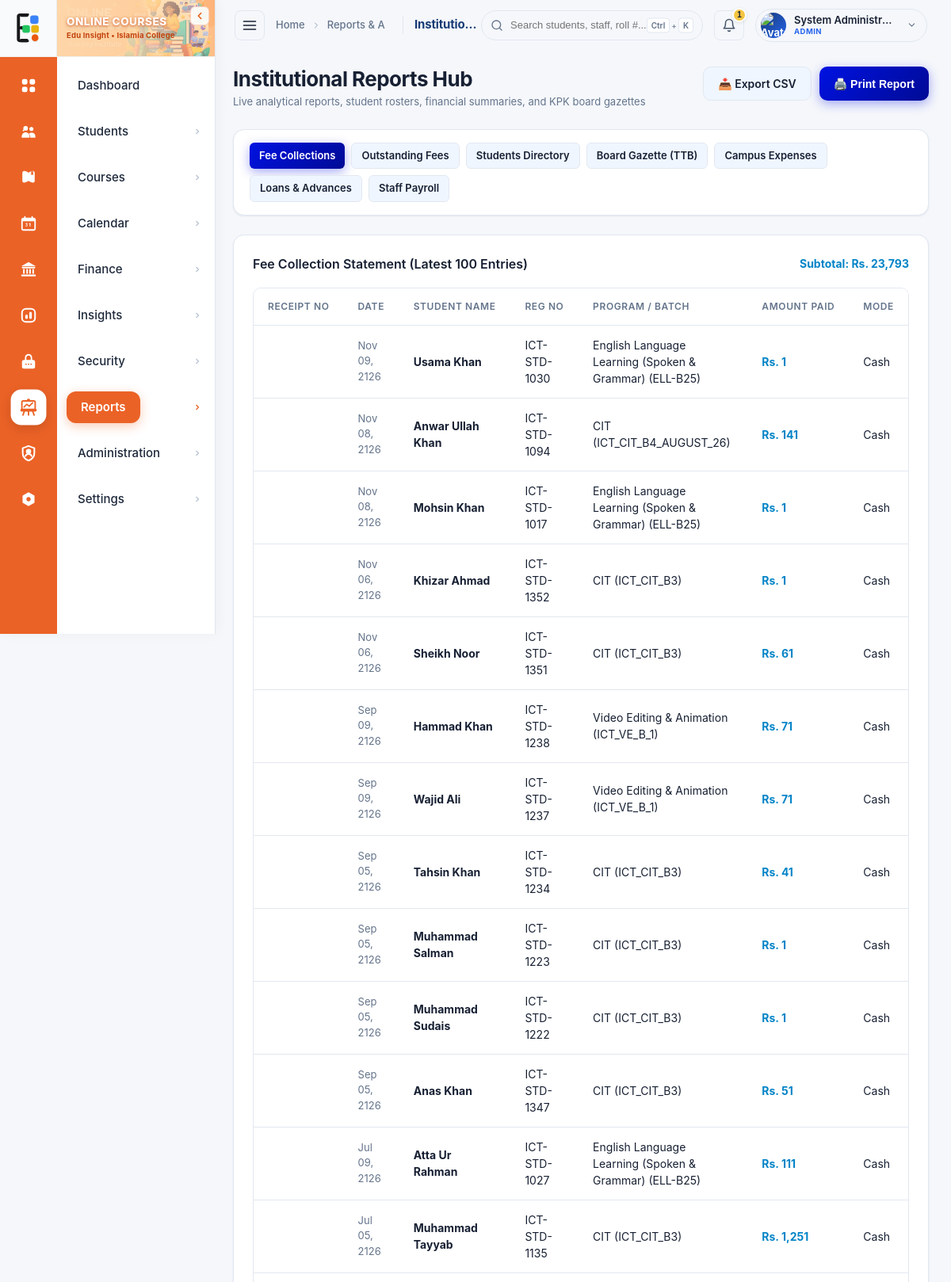
Page /modules/reports/index.php (signed in, upper part) on the committed database.
### tables this page shows
CREATE TABLE `fee_transactions` (
    `id` INT AUTO_INCREMENT PRIMARY KEY,
    `enrollment_id` INT NOT NULL,
    `semester` TINYINT DEFAULT 1,
    `installment_no` TINYINT DEFAULT 1,
    `receipt_no` VARCHAR(50) NULL,
    `receipt_voucher_no` VARCHAR(50) NULL,
    `amount_paid` DECIMAL(10,2) NOT NULL DEFAULT 0.00,
    `due_amount` DECIMAL(10,2) NOT NULL DEFAULT 0.00,
    `fine_amount` DECIMAL(10,2) NOT NULL DEFAULT 0.00,
    `discount_amount` DECIMAL(10,2) NOT NULL DEFAULT 0.00,
    `payment_date` DATE NULL,
    `payment_method` VARCHAR(50) NOT NULL DEFAULT 'cash',
    `payment_mode` VARCHAR(50) NOT NULL DEFAULT 'cash',
    `reference_no` VARCHAR(100) NULL,
    `bank_name` VARCHAR(100) NULL,
    `cheque_date` DATE NULL,
    `received_by` VARCHAR(100) NULL,
    `remarks` VARCHAR(255) NULL,
    `is_cancelled` TINYINT(1) NOT NULL DEFAULT 0,
    `cancellation_reason` VARCHAR(255) NULL,
    `cancelled_by` VARCHAR(100) NULL,
    `cancelled_at` DATETIME NULL,
    `created_at` TIMESTAMP DEFAULT CURRENT_TIMESTAMP,
    CONSTRAINT `fk_tx_enrollment` FOREIGN KEY (`enrollment_id`) REFERENCES `enrollments` (`id`) ON DELETE RESTRICT,
    INDEX `idx_tx_payment_date` (`payment_date`),
    INDEX `idx_fee_receipt_no` (`receipt_no`)
);

CREATE TABLE `students` (
    `id` INT AUTO_INCREMENT PRIMARY KEY,
    `student_reg_no` VARCHAR(50) NOT NULL UNIQUE,
    `full_name` VARCHAR(150) NOT NULL,
    `father_name` VARCHAR(150) NULL,
    `contact_number` VARCHAR(30) NULL,
    `secondary_contact` VARCHAR(30) NULL,
    `cnic` VARCHAR(25) NULL,
    `date_of_birth` DATE NULL,
    `email` VARCHAR(100) NULL,
    `address` VARCHAR(255) NULL,
    `created_at` TIMESTAMP DEFAULT CURRENT_TIMESTAMP,
    `updated_at` TIMESTAMP DEFAULT CURRENT_TIMESTAMP ON UPDATE CURRENT_TIMESTAMP,
    INDEX `idx_student_name` (`full_name`),
    INDEX `idx_student_contact` (`contact_number`)
);

CREATE TABLE `courses` (
    `department_id` INT NULL,
    `id` INT AUTO_INCREMENT PRIMARY KEY,
    `course_code` VARCHAR(50) NOT NULL UNIQUE,
    `course_name` VARCHAR(150) NOT NULL,
    `category` VARCHAR(100) NOT NULL DEFAULT 'General',
    `duration` VARCHAR(50) NULL,
    `standard_fee` DECIMAL(10,2) NOT NULL DEFAULT 0.00,
    `ttb_exam_fee` DECIMAL(10,2) NOT NULL DEFAULT 0.00,
    `description` TEXT NULL,
    `created_at` TIMESTAMP DEFAULT CURRENT_TIMESTAMP,
    INDEX `idx_course_category` (`category`)
);

CREATE TABLE `batches` (
    `id` INT AUTO_INCREMENT PRIMARY KEY,
    `batch_code` VARCHAR(50) NOT NULL UNIQUE,
    `batch_name` VARCHAR(150) NOT NULL,
    `course_id` INT NOT NULL,
    `start_date` DATE NULL,
    `end_date` DATE NULL,
    `status` ENUM('active', 'completed', 'upcoming') NOT NULL DEFAULT 'active',
    `created_at` TIMESTAMP DEFAULT CURRENT_TIMESTAMP,
    CONSTRAINT `fk_batch_course` FOREIGN KEY (`course_id`) REFERENCES `courses` (`id`) ON DELETE RESTRICT,
    INDEX `idx_batch_status` (`status`)
);

### includes/auth.php (called while the page is built, shortened)
<?php
function getCurrentUser(): ?array {
    return [
        'id'                 => (int)$_SESSION['user_id'],
        'username'           => $_SESSION['username'] ?? '',
        'full_name'          => $_SESSION['full_name'] ?? '',
        'email'              => $_SESSION['email'] ?? '',
        'phone'              => $_SESSION['phone'] ?? '',
        'role'               => $_SESSION['role'] ?? 'staff',
        'profile_photo'      => $_SESSION['profile_photo'] ?? null,
        'privacy_hide_phone' => (int)($_SESSION['privacy_hide_phone'] ?? 0),
        'privacy_hide_email' => (int)($_SESSION['privacy_hide_email'] ?? 0)
    ];
}

### modules/reports/index.php (the view, shortened to what this page needs)
<?php
require_once __DIR__ . '/../../includes/auth.php';
$reportType = $_GET['type'] ?? 'fees';
require_once __DIR__ . '/../../includes/header.php';
?>
<div class="page-header">
    <div>
        <h1 class="page-title">Institutional Reports Hub</h1>
        <p class="page-breadcrumb">Live analytical reports, student rosters, financial summaries, and KPK board gazettes</p>
    </div>
    <div style="display: flex; gap: 10px;">
        <a href="?export=csv&type=<?= urlencode($reportType) ?>" class="btn btn-glass">
            <span>📥 Export CSV</span>
        </a>
        <button type="button" class="btn btn-primary" onclick="window.print()">
            <span>🖨️ Print Report</span>
        </button>
    </div>
</div>
<div class="glass-card" style="padding: 16px 20px; margin-bottom: 24px;">
    <div style="display: flex; gap: 8px; flex-wrap: wrap;">
        <a href="?type=fees" class="btn btn-sm <?= $reportType === 'fees' ? 'btn-primary' : 'btn-glass' ?>">Fee Collections</a>
        <a href="?type=dues" class="btn btn-sm <?= $reportType === 'dues' ? 'btn-primary' : 'btn-glass' ?>">Outstanding Fees</a>
        <a href="?type=students" class="btn btn-sm <?= $reportType === 'students' ? 'btn-primary' : 'btn-glass' ?>">Students Directory</a>
        <a href="?type=board" class="btn btn-sm <?= $reportType === 'board' ? 'btn-primary' : 'btn-glass' ?>">Board Gazette (TTB)</a>
        <?php if (in_array($userRole, ['admin', 'accountant'])): ?>
            <a href="?type=expenses" class="btn btn-sm <?= $reportType === 'expenses' ? 'btn-primary' : 'btn-glass' ?>">Campus Expenses</a>
            <a href="?type=loans" class="btn btn-sm <?= $reportType === 'loans' ? 'btn-primary' : 'btn-glass' ?>">Loans & Advances</a>
        <?php endif; ?>
        <?php if ($userRole === 'admin'): ?>
            <a href="?type=payroll" class="btn btn-sm <?= $reportType === 'payroll' ? 'btn-primary' : 'btn-glass' ?>">Staff Payroll</a>
        <?php endif; ?>
    </div>
</div>
<div class="glass-card">
    <?php if ($reportType === 'fees'):
        $feeData = $pdo->query("
            SELECT f.*, s.student_reg_no, s.full_name, c.course_name, b.batch_code
            FROM fee_transactions f
            JOIN enrollments e ON f.enrollment_id = e.id
            JOIN students s ON e.student_id = s.id
            JOIN batches b ON e.batch_id = b.id
            JOIN courses c ON b.course_id = c.id
            WHERE f.is_cancelled = 0
            ORDER BY f.payment_date DESC, f.id DESC
            LIMIT 100
        ")->fetchAll();
        $sumFee = array_sum(array_column($feeData, 'amount_paid'));
    ?>
        <div style="display: flex; justify-content: space-between; align-items: center; margin-bottom: 18px;">
            <h3 class="card-title">Fee Collection Statement (Latest 100 Entries)</h3>
            <span style="font-size: 14px; color: var(--accent-emerald); font-weight: 700;">Subtotal: Rs. <?= number_format($sumFee, 0) ?></span>
        </div>
        <div class="table-responsive">
            <table class="data-table">
                <thead>
                    <tr>
                        <th>Receipt No</th>
                        <th>Date</th>
                        <th>Student Name</th>
                        <th>Reg No</th>
                        <th>Program / Batch</th>
                        <th>Amount Paid</th>
                        <th>Mode</th>
                    </tr>
                </thead>
                <tbody>
                    <?php foreach ($feeData as $r): ?>
                        <tr>
                            <td><strong style="color: var(--primary-light); font-family: monospace;"><?= htmlspecialchars($r['receipt_no']) ?></strong></td>
                            <td style="color: var(--text-muted); font-size: 13px;"><?= date('M d, Y', strtotime($r['payment_date'])) ?></td>
                            <td><strong><?= htmlspecialchars($r['full_name']) ?></strong></td>
                            <td><?= htmlspecialchars($r['student_reg_no']) ?></td>
                            <td><?= htmlspecialchars($r['course_name']) ?> (<?= htmlspecialchars($r['batch_code']) ?>)</td>
                            <td><strong style="color: var(--accent-emerald);">Rs. <?= number_format((float)$r['amount_paid'], 0) ?></strong></td>
                            <td><span style="text-transform: capitalize;"><?= htmlspecialchars($r['payment_method']) ?></span></td>
                        </tr>
                    <?php endforeach; ?>
                </tbody>
            </table>
        </div>
    <?php endif; ?>
</div>
<?php require_once __DIR__ . '/../../includes/footer.php'; ?>

### assets/css/futuristic_glass.css (style rules this page uses)
:root, [data-theme="light"], [data-theme="clean-blue"], [data-theme="royal-blue"], [data-theme="teal"], [data-theme="purple"], [data-theme="navy-cyan"], [data-theme="slate-blue"], [data-theme="green"], [data-theme="warm"] { --bg-base: #F5F7FB; --bg-surface: #FFFFFF; --bg-card: #FFFFFF; --bg-card-hover: #F8FAFC; --bg-card-subtle: #EFF6FF; --bg-input: #FFFFFF; --bg-input-focus: #FFFFFF; --border-card: #E2E8F0; --border-card-hover: #2563EB; --border-input: #E2E8F0; --border-focus: #2563EB; --primary: #173B75; --primary-light: #2563EB; --primary-dark: #0F274F; --secondary: #2563EB; --accent: #F4C542; --accent-yellow: #F4C542; --accent-gold: #EAB308; --accent-sky: #93C5FD; --accent-royal: #173B75; --accent-emerald: #0284C7; --accent-amber: #F59E0B; --accent-rose: #EF4444; --accent-indigo: #173B75; --accent-purple: #2563EB; --text-primary: #172033; --text-secondary: #475569; --text-muted: #64748B; --text-dim: #94A3B8; --sidebar-width: 272px; --sidebar-collapsed-width: 72px; --sidebar-orange: #eb6226; --sidebar-orange-dark: #d45119; --sidebar-orange-hover: #ff7841; --sidebar-orange-light: #fef0ea; --header-height: 64px; --radius-sm: 6px; --radius-md: 10px; --radius-lg: 14px; --radius-xl: 18px; --radius-full: 9999px; --shadow-sm: 0 1px 3px rgba(23, 59, 117, 0.05), 0 1px 2px rgba(15, 23, 42, 0.04); --shadow-md: 0 4px 14px -2px rgba(23, 59, 117, 0.08), 0 2px 6px -2px rgba(15, 23, 42, 0.04); --shadow-lg: 0 12px 28px -4px rgba(23, 59, 117, 0.12), 0 4px 10px -2px rgba(15, 23, 42, 0.05); --shadow-focus: 0 0 0 3px rgba(37, 99, 235, 0.18); --transition: all 0.2s cubic-bezier(0.16, 1, 0.3, 1); }
* { box-sizing: border-box; margin: 0; padding: 0; }
html { overflow-x: hidden; scrollbar-gutter: stable; }
body { font-family: -apple-system, BlinkMacSystemFont, "Segoe UI", Roboto, "Helvetica Neue", Arial, sans-serif; background-color: var(--bg-base); color: var(--text-primary); min-height: 100vh; font-size: 13.5px; line-height: 1.5; -webkit-font-smoothing: antialiased; overflow-x: hidden; width: 100%; }
.dash-hero, .dash-kpi-grid, .dash-charts-grid, .dash-ops-grid, .glass-card { width: 100%; box-sizing: border-box; }
.page-header { display: flex; align-items: flex-start; justify-content: space-between; margin-bottom: 24px; flex-wrap: wrap; gap: 16px; }
.page-title { font-size: 26px; font-weight: 700; color: var(--text-primary); letter-spacing: -0.02em; line-height: 1.2; }
.page-breadcrumb { font-size: 13px; color: var(--text-muted); margin-top: 4px; }
.card-title { font-size: 16px; font-weight: 600; color: var(--text-primary); }
.glass-card { background: var(--bg-card); border: 1px solid var(--border-card); border-radius: var(--radius-lg); padding: 24px; box-shadow: var(--shadow-sm); position: relative; overflow: hidden; transition: var(--transition); }
.btn { display: inline-flex; align-items: center; justify-content: center; gap: 8px; padding: 10px 18px; border-radius: var(--radius-md); font-size: 14px; font-weight: 600; text-decoration: none; cursor: pointer; border: none; min-height: 42px; transition: var(--transition); }
.btn-primary { background: linear-gradient(135deg, #0012E2 0%, #000B94 100%); color: #ffffff; box-shadow: 0 4px 14px rgba(0, 18, 226, 0.35); }
.btn-glass { background: var(--bg-card-subtle); border: 1px solid var(--border-input); color: var(--text-primary); }
.btn-sm { padding: 6px 12px; font-size: 13px; min-height: 32px; border-radius: var(--radius-sm); }
.table-responsive { width: 100%; max-width: 100%; overflow-x: hidden; border-radius: var(--radius-md); border: 1px solid var(--border-card); box-sizing: border-box; scrollbar-width: none; -ms-overflow-style: none; }
.data-table { width: 100%; border-collapse: collapse; text-align: left; font-size: 14px; }
.data-table th { background: var(--bg-surface); color: var(--text-muted); font-weight: 600; font-size: 12px; text-transform: uppercase; letter-spacing: 0.05em; padding: 14px 18px; border-bottom: 1px solid var(--border-card); white-space: nowrap; }
.data-table td { padding: 14px 18px; border-bottom: 1px solid var(--border-card); color: var(--text-primary); vertical-align: middle; }
.page-header, .dash-hero, .dash-hero-actions, .filter-bar { position: relative; z-index: 20; }

### assets/css/edu_sidebar.css (style rules this page uses)
:root { --sidebar-width: 272px; --sidebar-collapsed-width: 72px; --sidebar-orange: #eb6226; --sidebar-orange-dark: #d45119; --sidebar-orange-hover: #ff7841; --sidebar-orange-light: #fef0ea; }

### rows in the picture
fee_transactions: payment_date "Nov 09, 2126", students.full_name "Usama Khan", students.student_reg_no "ICT-STD-1030", courses.course_name "English Language Learning (Spoken & Grammar)", batches.batch_code "ELL-B25", amount_paid "1", payment_method "Cash"
fee_transactions: payment_date "Nov 08, 2126", students.full_name "Anwar Ullah Khan", students.student_reg_no "ICT-STD-1094", courses.course_name "CIT", batches.batch_code "ICT_CIT_B4_AUGUST_26", amount_paid "141", payment_method "Cash"
fee_transactions: payment_date "Nov 08, 2126", students.full_name "Mohsin Khan", students.student_reg_no "ICT-STD-1017", courses.course_name "English Language Learning (Spoken & Grammar)", batches.batch_code "ELL-B25", amount_paid "1", payment_method "Cash"
fee_transactions: payment_date "Nov 06, 2126", students.full_name "Khizar Ahmad", students.student_reg_no "ICT-STD-1352", courses.course_name "CIT", batches.batch_code "ICT_CIT_B3", amount_paid "1", payment_method "Cash"
fee_transactions: payment_date "Nov 06, 2126", students.full_name "Sheikh Noor", students.student_reg_no "ICT-STD-1351", courses.course_name "CIT", batches.batch_code "ICT_CIT_B3", amount_paid "61", payment_method "Cash"
fee_transactions: payment_date "Sep 09, 2126", students.full_name "Hammad Khan", students.student_reg_no "ICT-STD-1238", courses.course_name "Video Editing & Animation", batches.batch_code "ICT_VE_B_1", amount_paid "71", payment_method "Cash"
fee_transactions: payment_date "Sep 09, 2126", students.full_name "Wajid Ali", students.student_reg_no "ICT-STD-1237", courses.course_name "Video Editing & Animation", batches.batch_code "ICT_VE_B_1", amount_paid "71", payment_method "Cash"
fee_transactions: payment_date "Sep 05, 2126", students.full_name "Tahsin Khan", students.student_reg_no "ICT-STD-1234", courses.course_name "CIT", batches.batch_code "ICT_CIT_B3", amount_paid "41", payment_method "Cash"
fee_transactions: payment_date "Sep 05, 2126", students.full_name "Muhammad Salman", students.student_reg_no "ICT-STD-1223", courses.course_name "CIT", batches.batch_code "ICT_CIT_B3", amount_paid "1", payment_method "Cash"
fee_transactions: payment_date "Sep 05, 2126", students.full_name "Muhammad Sudais", students.student_reg_no "ICT-STD-1222", courses.course_name "CIT", batches.batch_code "ICT_CIT_B3", amount_paid "1", payment_method "Cash"
fee_transactions: payment_date "Sep 05, 2126", students.full_name "Anas Khan", students.student_reg_no "ICT-STD-1347", courses.course_name "CIT", batches.batch_code "ICT_CIT_B3", amount_paid "51", payment_method "Cash"
fee_transactions: payment_date "Jul 09, 2126", students.full_name "Atta Ur Rahman", students.student_reg_no "ICT-STD-1027", courses.course_name "English Language Learning (Spoken & Grammar)", batches.batch_code "ELL-B25", amount_paid "111", payment_method "Cash"
fee_transactions: payment_date "Jul 05, 2126", students.full_name "Muhammad Tayyab", students.student_reg_no "ICT-STD-1135", courses.course_name "CIT", batches.batch_code "ICT_CIT_B3", amount_paid "1,251", payment_method "Cash"

### other values in the picture
$item['label'] "Dashboard"
$item['label'] "Students"
$item['label'] "Courses"
$item['label'] "Calendar"
$item['label'] "Finance"
$item['label'] "Insights"
$item['label'] "Security"
$item['label'] "Reports"
$item['label'] "Administration"
$item['label'] "Settings"
$crumb['label'] "Home"
$crumb['label'] "Reports &…"
$pageTitle "Institutio…"
$notifCount "1"
$currentUser['full_name'] "System Administr…"
